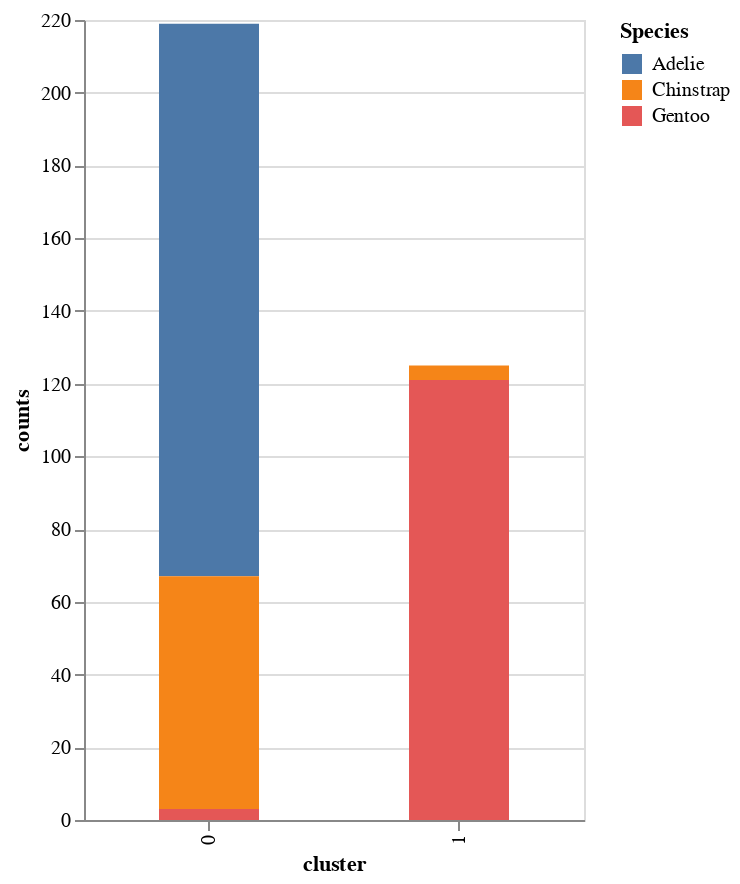

The notebook cell this image was saved under:
### Code cell
alt.Chart(plot1).mark_bar(size=50).encode(
    x="cluster:O",
    y="counts:Q",
    color=alt.Color("species", title="Species"),
    tooltip=["cluster", "counts", "species"],
).properties(height=400,width=250)

### Figure 1 — Vega-Lite specification as saved in the notebook (floating-point values rounded to 4 significant figures)
{"config": {"view": {"continuousWidth": 400, "continuousHeight": 300}}, "data": {"name": "data-7e9076885d296cf99568c5465e36ed46"}, "mark": {"type": "bar", "size": 50}, "encoding": {"color": {"field": "species", "title": "Species", "type": "nominal"}, "tooltip": [{"field": "cluster", "type": "quantitative"}, {"field": "counts", "type": "quantitative"}, {"field": "species", "type": "nominal"}], "x": {"field": "cluster", "type": "ordinal"}, "y": {"field": "counts", "type": "quantitative"}}, "height": 400, "width": 250, "$schema": "https://vega.github.io/schema/vega-lite/v4.17.0.json", "datasets": {"data-7e9076885d296cf99568c5465e36ed46": [{"species": "Adelie", "cluster": 0, "counts": 152}, {"species": "Chinstrap", "cluster": 0, "counts": 64}, {"species": "Chinstrap", "cluster": 1, "counts": 4}, {"species": "Gentoo", "cluster": 0, "counts": 3}, {"species": "Gentoo", "cluster": 1, "counts": 121}]}}
